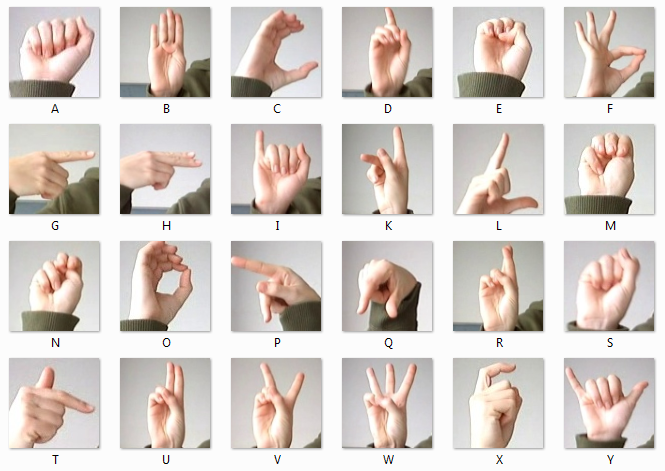
#> input picture 07_Sign Language/amer_sign2.png, 665 x 471 px, given in place of the camera
$ jupyter execute --allow-errors Digit_Tester.ipynb
#> lines starting #> are read from the running program, lines starting #| are printed output that depends on the picture
#> further down, imgOriginal is the input picture: shape (471, 665, 3); mean B, G, R 201.9, 207.3, 216.2
#> `img = cv2.resize(img, (32,32))`:
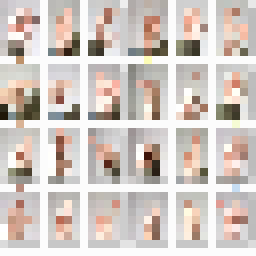
#> img: shape (32, 32, 3) (shown 8 times larger); mean B, G, R 194.5, 200.2, 209.7
[cell 1]
import cv2
import numpy as np
import pickle

[cell 2]
cap = cv2.VideoCapture(0)
cap.set(3, 640)
cap.set(4, 480)

#> (the rest of this cell did not finish here and is left out)

[cell 3]
def preProcessing(img):
    img = cv2.cvtColor(img, cv2.COLOR_BGR2GRAY)
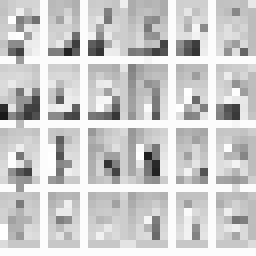
#> img: shape (32, 32) (shown 8 times larger); min 24, max 255, mean 202.4
    img = cv2.equalizeHist(img)
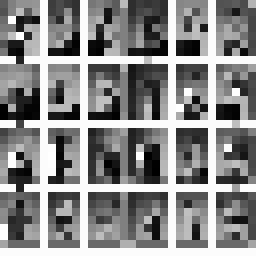
#> img: shape (32, 32) (shown 8 times larger); min 0, max 255, mean 135.2
    img = img / 255
    return img

#> (a cell that did not finish here is left out)

$ run again, on 07_Sign Language/amer_sign3.png
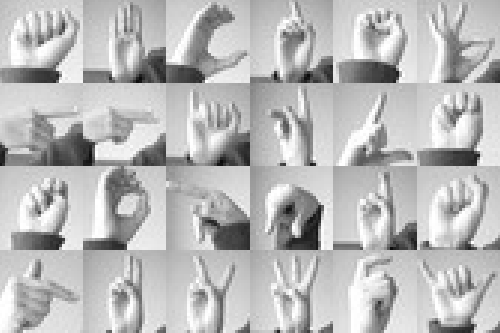
#> input picture 07_Sign Language/amer_sign3.png, 500 x 333 px, given in place of the camera
#> imgOriginal is the input picture: shape (333, 500, 3); min 11, max 255, mean 185.7
#> `img = cv2.resize(img, (32,32))`:
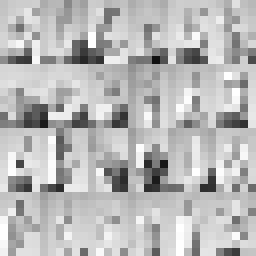
#> img: shape (32, 32, 3) (shown 8 times larger); min 17, max 255, mean 184.5
#> in preProcessing, `img = cv2.equalizeHist(img)`:
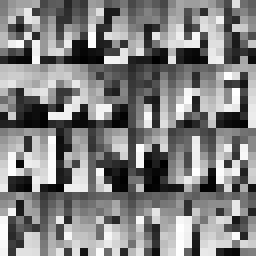
#> img: shape (32, 32) (shown 8 times larger); min 0, max 255, mean 128.6
